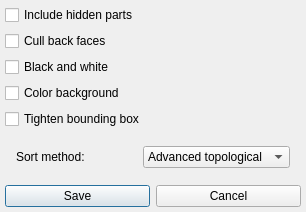
<?xml version="1.0" encoding="UTF-8"?>
<ui version="4.0">
 <class>VRenderInterface</class>
 <widget class="QDialog" name="VRenderInterface">
  <property name="geometry">
   <rect>
    <x>0</x>
    <y>0</y>
    <width>306</width>
    <height>191</height>
   </rect>
  </property>
  <property name="windowTitle">
   <string>Vectorial rendering options</string>
  </property>
  <layout class="QVBoxLayout">
   <property name="spacing">
    <number>6</number>
   </property>
   <property name="margin">
    <number>5</number>
   </property>
   <item>
    <widget class="QCheckBox" name="includeHidden">
     <property name="toolTip">
      <string>Hidden polygons are also included in the output (usually twice bigger)</string>
     </property>
     <property name="text">
      <string>Include hidden parts</string>
     </property>
    </widget>
   </item>
   <item>
    <widget class="QCheckBox" name="cullBackFaces">
     <property name="toolTip">
      <string>Back faces (non clockwise point ordering) are removed from the output</string>
     </property>
     <property name="text">
      <string>Cull back faces</string>
     </property>
    </widget>
   </item>
   <item>
    <widget class="QCheckBox" name="blackAndWhite">
     <property name="toolTip">
      <string>Black and white rendering</string>
     </property>
     <property name="text">
      <string>Black and white</string>
     </property>
    </widget>
   </item>
   <item>
    <widget class="QCheckBox" name="colorBackground">
     <property name="toolTip">
      <string>Use current background color instead of white</string>
     </property>
     <property name="text">
      <string>Color background</string>
     </property>
    </widget>
   </item>
   <item>
    <widget class="QCheckBox" name="tightenBBox">
     <property name="toolTip">
      <string>Fit output bounding box to current display</string>
     </property>
     <property name="text">
      <string>Tighten bounding box</string>
     </property>
    </widget>
   </item>
   <item>
    <layout class="QHBoxLayout">
     <property name="spacing">
      <number>6</number>
     </property>
     <property name="margin">
      <number>11</number>
     </property>
     <item>
      <widget class="QLabel" name="sortLabel">
       <property name="toolTip">
        <string>Polygon depth sorting method</string>
       </property>
       <property name="text">
        <string>Sort method:</string>
       </property>
      </widget>
     </item>
     <item>
      <widget class="QComboBox" name="sortMethod">
       <property name="toolTip">
        <string>Polygon depth sorting method</string>
       </property>
       <property name="currentIndex">
        <number>3</number>
       </property>
       <item>
        <property name="text">
         <string>No sorting</string>
        </property>
       </item>
       <item>
        <property name="text">
         <string>BSP</string>
        </property>
       </item>
       <item>
        <property name="text">
         <string>Topological</string>
        </property>
       </item>
       <item>
        <property name="text">
         <string>Advanced topological</string>
        </property>
       </item>
      </widget>
     </item>
    </layout>
   </item>
   <item>
    <spacer>
     <property name="orientation">
      <enum>Qt::Vertical</enum>
     </property>
     <property name="sizeType">
      <enum>QSizePolicy::Expanding</enum>
     </property>
     <property name="sizeHint" stdset="0">
      <size>
       <width>31</width>
       <height>41</height>
      </size>
     </property>
    </spacer>
   </item>
   <item>
    <layout class="QHBoxLayout">
     <property name="spacing">
      <number>6</number>
     </property>
     <property name="margin">
      <number>0</number>
     </property>
     <item>
      <widget class="QPushButton" name="SaveButton">
       <property name="text">
        <string>Save</string>
       </property>
      </widget>
     </item>
     <item>
      <widget class="QPushButton" name="CancelButton">
       <property name="text">
        <string>Cancel</string>
       </property>
      </widget>
     </item>
    </layout>
   </item>
  </layout>
 </widget>
 <layoutdefault spacing="6" margin="11"/>
 <pixmapfunction>qPixmapFromMimeSource</pixmapfunction>
 <tabstops>
  <tabstop>SaveButton</tabstop>
  <tabstop>CancelButton</tabstop>
  <tabstop>includeHidden</tabstop>
  <tabstop>cullBackFaces</tabstop>
  <tabstop>blackAndWhite</tabstop>
  <tabstop>colorBackground</tabstop>
  <tabstop>tightenBBox</tabstop>
  <tabstop>sortMethod</tabstop>
 </tabstops>
 <resources/>
 <connections>
  <connection>
   <sender>SaveButton</sender>
   <signal>released()</signal>
   <receiver>VRenderInterface</receiver>
   <slot>accept()</slot>
   <hints>
    <hint type="sourcelabel">
     <x>16</x>
     <y>210</y>
    </hint>
    <hint type="destinationlabel">
     <x>35</x>
     <y>176</y>
    </hint>
   </hints>
  </connection>
  <connection>
   <sender>CancelButton</sender>
   <signal>released()</signal>
   <receiver>VRenderInterface</receiver>
   <slot>reject()</slot>
   <hints>
    <hint type="sourcelabel">
     <x>225</x>
     <y>198</y>
    </hint>
    <hint type="destinationlabel">
     <x>211</x>
     <y>180</y>
    </hint>
   </hints>
  </connection>
 </connections>
</ui>
